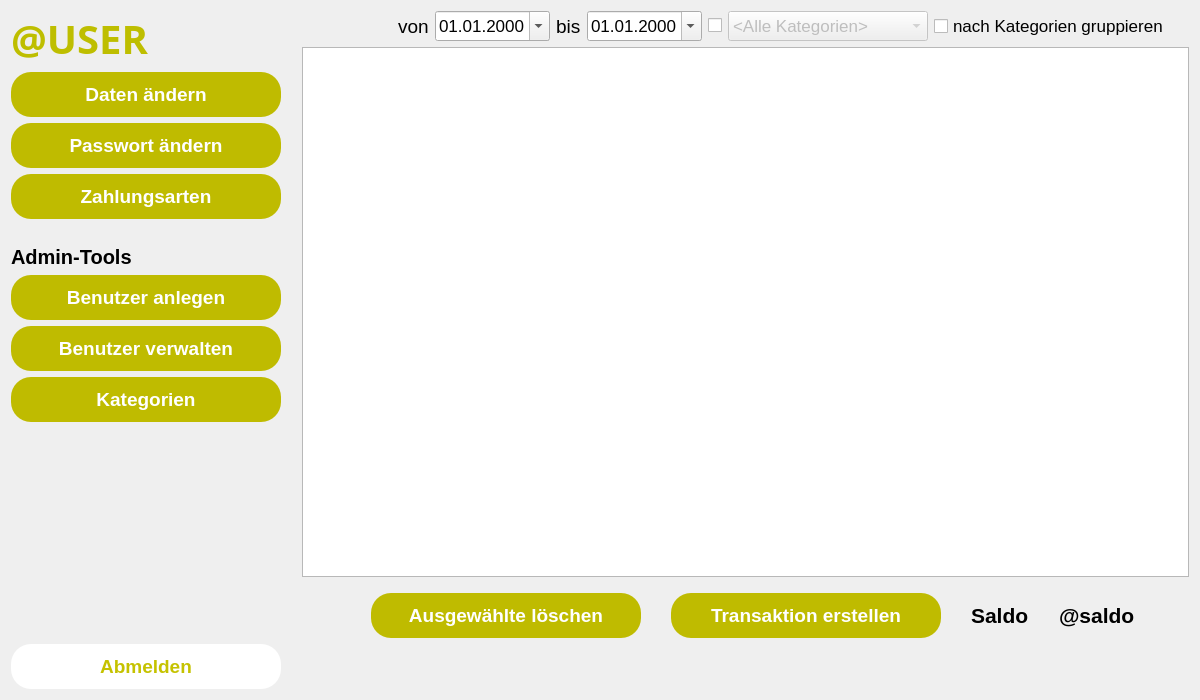
<?xml version="1.0" encoding="UTF-8"?>
<ui version="4.0">
 <class>MenuView</class>
 <widget class="QWidget" name="MenuView">
  <property name="geometry">
   <rect>
    <x>0</x>
    <y>0</y>
    <width>1200</width>
    <height>700</height>
   </rect>
  </property>
  <property name="windowTitle">
   <string>meinHaushalt</string>
  </property>
  <layout class="QVBoxLayout" name="verticalLayout_4">
   <item>
    <layout class="QVBoxLayout" name="verticalLayout_2">
     <item>
      <layout class="QHBoxLayout" name="horizontalLayout">
       <item>
        <layout class="QVBoxLayout" name="verticalLayout">
         <property name="spacing">
          <number>6</number>
         </property>
         <item>
          <widget class="QLabel" name="nameLabel">
           <property name="minimumSize">
            <size>
             <width>270</width>
             <height>0</height>
            </size>
           </property>
           <property name="maximumSize">
            <size>
             <width>270</width>
             <height>16777215</height>
            </size>
           </property>
           <property name="font">
            <font>
             <family>Gear Rosemary</family>
             <pointsize>30</pointsize>
             <weight>75</weight>
             <bold>true</bold>
            </font>
           </property>
           <property name="styleSheet">
            <string notr="true">QLabel {
color: rgb(190, 190, 0)
}</string>
           </property>
           <property name="text">
            <string>@USER</string>
           </property>
          </widget>
         </item>
         <item>
          <widget class="QPushButton" name="infoButton">
           <property name="minimumSize">
            <size>
             <width>270</width>
             <height>45</height>
            </size>
           </property>
           <property name="maximumSize">
            <size>
             <width>270</width>
             <height>45</height>
            </size>
           </property>
           <property name="font">
            <font>
             <pointsize>14</pointsize>
             <weight>75</weight>
             <bold>true</bold>
            </font>
           </property>
           <property name="cursor">
            <cursorShape>PointingHandCursor</cursorShape>
           </property>
           <property name="styleSheet">
            <string notr="true">QPushButton {
color: white;
background-color: rgb(191, 187, 0); 
border-radius: 20px;
border-style: outset;
padding: 10px;
}

QPushButton:disabled {

}

QPushButton:hover {
background: qradialgradient(
cx: 0.3, cy: -0.4, fx: 0.3, fy: -0.4,
radius: 1.35, stop: 0 #fff, stop: 1 rgb(193, 189, 0)
);
}

QPushButton:pressed {
border-style: inset;
background: qradialgradient(
cx: 0.4, cy: -0.1, fx: 0.4, fy: -0.1,
radius: 1.35, stop: 0 #fff, stop: 1 #ddd
);
}

QPushButton:focus {
	border: none;
	outline: none;
}</string>
           </property>
           <property name="text">
            <string>Daten ändern</string>
           </property>
          </widget>
         </item>
         <item>
          <widget class="QPushButton" name="passwordButton">
           <property name="minimumSize">
            <size>
             <width>270</width>
             <height>45</height>
            </size>
           </property>
           <property name="maximumSize">
            <size>
             <width>270</width>
             <height>45</height>
            </size>
           </property>
           <property name="font">
            <font>
             <pointsize>14</pointsize>
             <weight>75</weight>
             <bold>true</bold>
            </font>
           </property>
           <property name="cursor">
            <cursorShape>PointingHandCursor</cursorShape>
           </property>
           <property name="styleSheet">
            <string notr="true">QPushButton {
color: white;
background-color: rgb(191, 187, 0); 
border-radius: 20px;
border-style: outset;
padding: 10px;
}

QPushButton:disabled {

}

QPushButton:hover {
background: qradialgradient(
cx: 0.3, cy: -0.4, fx: 0.3, fy: -0.4,
radius: 1.35, stop: 0 #fff, stop: 1 rgb(193, 189, 0)
);
}

QPushButton:pressed {
border-style: inset;
background: qradialgradient(
cx: 0.4, cy: -0.1, fx: 0.4, fy: -0.1,
radius: 1.35, stop: 0 #fff, stop: 1 #ddd
);
}

QPushButton:focus {
	border: none;
	outline: none;
}</string>
           </property>
           <property name="text">
            <string>Passwort ändern</string>
           </property>
          </widget>
         </item>
         <item>
          <widget class="QPushButton" name="payoptionButton">
           <property name="minimumSize">
            <size>
             <width>270</width>
             <height>45</height>
            </size>
           </property>
           <property name="maximumSize">
            <size>
             <width>270</width>
             <height>45</height>
            </size>
           </property>
           <property name="font">
            <font>
             <pointsize>14</pointsize>
             <weight>75</weight>
             <bold>true</bold>
            </font>
           </property>
           <property name="cursor">
            <cursorShape>PointingHandCursor</cursorShape>
           </property>
           <property name="styleSheet">
            <string notr="true">QPushButton {
color: white;
background-color: rgb(191, 187, 0); 
border-radius: 20px;
border-style: outset;
padding: 10px;
}

QPushButton:disabled {

}

QPushButton:hover {
background: qradialgradient(
cx: 0.3, cy: -0.4, fx: 0.3, fy: -0.4,
radius: 1.35, stop: 0 #fff, stop: 1 rgb(193, 189, 0)
);
}

QPushButton:pressed {
border-style: inset;
background: qradialgradient(
cx: 0.4, cy: -0.1, fx: 0.4, fy: -0.1,
radius: 1.35, stop: 0 #fff, stop: 1 #ddd
);
}

QPushButton:focus {
	border: none;
	outline: none;
}</string>
           </property>
           <property name="text">
            <string>Zahlungsarten</string>
           </property>
          </widget>
         </item>
         <item>
          <layout class="QHBoxLayout" name="horizontalLayout_4">
           <property name="topMargin">
            <number>20</number>
           </property>
           <item>
            <widget class="QLabel" name="adminToolsLabel">
             <property name="font">
              <font>
               <pointsize>15</pointsize>
               <weight>75</weight>
               <bold>true</bold>
              </font>
             </property>
             <property name="text">
              <string>Admin-Tools</string>
             </property>
            </widget>
           </item>
          </layout>
         </item>
         <item>
          <widget class="QPushButton" name="createUserButton">
           <property name="minimumSize">
            <size>
             <width>270</width>
             <height>45</height>
            </size>
           </property>
           <property name="maximumSize">
            <size>
             <width>270</width>
             <height>45</height>
            </size>
           </property>
           <property name="font">
            <font>
             <pointsize>14</pointsize>
             <weight>75</weight>
             <bold>true</bold>
            </font>
           </property>
           <property name="cursor">
            <cursorShape>PointingHandCursor</cursorShape>
           </property>
           <property name="styleSheet">
            <string notr="true">QPushButton {
color: white;
background-color: rgb(191, 187, 0); 
border-radius: 20px;
border-style: outset;
padding: 10px;
}

QPushButton:disabled {

}

QPushButton:hover {
background: qradialgradient(
cx: 0.3, cy: -0.4, fx: 0.3, fy: -0.4,
radius: 1.35, stop: 0 #fff, stop: 1 rgb(193, 189, 0)
);
}

QPushButton:pressed {
border-style: inset;
background: qradialgradient(
cx: 0.4, cy: -0.1, fx: 0.4, fy: -0.1,
radius: 1.35, stop: 0 #fff, stop: 1 #ddd
);
}

QPushButton:focus {
	border: none;
	outline: none;
}</string>
           </property>
           <property name="text">
            <string>Benutzer anlegen</string>
           </property>
          </widget>
         </item>
         <item>
          <widget class="QPushButton" name="manageUserButton">
           <property name="minimumSize">
            <size>
             <width>270</width>
             <height>45</height>
            </size>
           </property>
           <property name="maximumSize">
            <size>
             <width>270</width>
             <height>45</height>
            </size>
           </property>
           <property name="font">
            <font>
             <pointsize>14</pointsize>
             <weight>75</weight>
             <bold>true</bold>
            </font>
           </property>
           <property name="cursor">
            <cursorShape>PointingHandCursor</cursorShape>
           </property>
           <property name="styleSheet">
            <string notr="true">QPushButton {
color: white;
background-color: rgb(191, 187, 0); 
border-radius: 20px;
border-style: outset;
padding: 10px;
}

QPushButton:disabled {

}

QPushButton:hover {
background: qradialgradient(
cx: 0.3, cy: -0.4, fx: 0.3, fy: -0.4,
radius: 1.35, stop: 0 #fff, stop: 1 rgb(193, 189, 0)
);
}

QPushButton:pressed {
border-style: inset;
background: qradialgradient(
cx: 0.4, cy: -0.1, fx: 0.4, fy: -0.1,
radius: 1.35, stop: 0 #fff, stop: 1 #ddd
);
}

QPushButton:focus {
	border: none;
	outline: none;
}</string>
           </property>
           <property name="text">
            <string>Benutzer verwalten</string>
           </property>
          </widget>
         </item>
         <item>
          <widget class="QPushButton" name="categoryButton">
           <property name="minimumSize">
            <size>
             <width>270</width>
             <height>45</height>
            </size>
           </property>
           <property name="maximumSize">
            <size>
             <width>270</width>
             <height>45</height>
            </size>
           </property>
           <property name="font">
            <font>
             <pointsize>14</pointsize>
             <weight>75</weight>
             <bold>true</bold>
            </font>
           </property>
           <property name="cursor">
            <cursorShape>PointingHandCursor</cursorShape>
           </property>
           <property name="styleSheet">
            <string notr="true">QPushButton {
color: white;
background-color: rgb(191, 187, 0); 
border-radius: 20px;
border-style: outset;
padding: 10px;
}

QPushButton:disabled {

}

QPushButton:hover {
background: qradialgradient(
cx: 0.3, cy: -0.4, fx: 0.3, fy: -0.4,
radius: 1.35, stop: 0 #fff, stop: 1 rgb(193, 189, 0)
);
}

QPushButton:pressed {
border-style: inset;
background: qradialgradient(
cx: 0.4, cy: -0.1, fx: 0.4, fy: -0.1,
radius: 1.35, stop: 0 #fff, stop: 1 #ddd
);
}

QPushButton:focus {
	border: none;
	outline: none;
}</string>
           </property>
           <property name="text">
            <string>Kategorien</string>
           </property>
          </widget>
         </item>
         <item>
          <spacer name="verticalSpacer">
           <property name="orientation">
            <enum>Qt::Vertical</enum>
           </property>
           <property name="sizeHint" stdset="0">
            <size>
             <width>20</width>
             <height>40</height>
            </size>
           </property>
          </spacer>
         </item>
        </layout>
       </item>
       <item>
        <layout class="QVBoxLayout" name="verticalLayout_3">
         <property name="leftMargin">
          <number>15</number>
         </property>
         <item>
          <layout class="QHBoxLayout" name="horizontalLayout_7">
           <property name="rightMargin">
            <number>20</number>
           </property>
           <item>
            <layout class="QHBoxLayout" name="horizontalLayout_2">
             <item>
              <spacer name="horizontalSpacer">
               <property name="orientation">
                <enum>Qt::Horizontal</enum>
               </property>
               <property name="sizeHint" stdset="0">
                <size>
                 <width>40</width>
                 <height>20</height>
                </size>
               </property>
              </spacer>
             </item>
             <item>
              <widget class="QLabel" name="label">
               <property name="font">
                <font>
                 <pointsize>14</pointsize>
                </font>
               </property>
               <property name="text">
                <string>von</string>
               </property>
              </widget>
             </item>
             <item>
              <widget class="QDateEdit" name="fromDate">
               <property name="minimumSize">
                <size>
                 <width>115</width>
                 <height>30</height>
                </size>
               </property>
               <property name="maximumSize">
                <size>
                 <width>115</width>
                 <height>30</height>
                </size>
               </property>
               <property name="font">
                <font>
                 <pointsize>13</pointsize>
                </font>
               </property>
               <property name="displayFormat">
                <string>dd.MM.yyyy</string>
               </property>
               <property name="calendarPopup">
                <bool>true</bool>
               </property>
              </widget>
             </item>
             <item>
              <widget class="QLabel" name="label_2">
               <property name="font">
                <font>
                 <pointsize>14</pointsize>
                 <weight>50</weight>
                 <bold>false</bold>
                </font>
               </property>
               <property name="text">
                <string>bis</string>
               </property>
              </widget>
             </item>
             <item>
              <widget class="QDateEdit" name="toDate">
               <property name="minimumSize">
                <size>
                 <width>115</width>
                 <height>30</height>
                </size>
               </property>
               <property name="maximumSize">
                <size>
                 <width>115</width>
                 <height>30</height>
                </size>
               </property>
               <property name="font">
                <font>
                 <pointsize>13</pointsize>
                </font>
               </property>
               <property name="displayFormat">
                <string>dd.MM.yyyy</string>
               </property>
               <property name="calendarPopup">
                <bool>true</bool>
               </property>
              </widget>
             </item>
            </layout>
           </item>
           <item>
            <widget class="QCheckBox" name="categoryCheckBox">
             <property name="text">
              <string/>
             </property>
            </widget>
           </item>
           <item>
            <widget class="QComboBox" name="categoryComboBox">
             <property name="enabled">
              <bool>false</bool>
             </property>
             <property name="minimumSize">
              <size>
               <width>200</width>
               <height>30</height>
              </size>
             </property>
             <property name="maximumSize">
              <size>
               <width>200</width>
               <height>30</height>
              </size>
             </property>
             <property name="font">
              <font>
               <pointsize>13</pointsize>
              </font>
             </property>
             <property name="currentText">
              <string>&lt;Alle Kategorien&gt;</string>
             </property>
             <item>
              <property name="text">
               <string>&lt;Alle Kategorien&gt;</string>
              </property>
             </item>
            </widget>
           </item>
           <item>
            <widget class="QCheckBox" name="groupCheckBox">
             <property name="font">
              <font>
               <pointsize>13</pointsize>
              </font>
             </property>
             <property name="text">
              <string>nach Kategorien gruppieren</string>
             </property>
            </widget>
           </item>
          </layout>
         </item>
         <item>
          <widget class="QTableView" name="transactionsTable">
           <property name="font">
            <font>
             <pointsize>12</pointsize>
            </font>
           </property>
           <property name="alternatingRowColors">
            <bool>true</bool>
           </property>
           <property name="selectionMode">
            <enum>QAbstractItemView::ExtendedSelection</enum>
           </property>
           <property name="selectionBehavior">
            <enum>QAbstractItemView::SelectRows</enum>
           </property>
           <attribute name="horizontalHeaderMinimumSectionSize">
            <number>125</number>
           </attribute>
           <attribute name="horizontalHeaderHighlightSections">
            <bool>false</bool>
           </attribute>
           <attribute name="horizontalHeaderStretchLastSection">
            <bool>true</bool>
           </attribute>
          </widget>
         </item>
         <item>
          <layout class="QHBoxLayout" name="horizontalLayout_5">
           <property name="spacing">
            <number>30</number>
           </property>
           <property name="leftMargin">
            <number>20</number>
           </property>
           <property name="topMargin">
            <number>10</number>
           </property>
           <property name="rightMargin">
            <number>20</number>
           </property>
           <item>
            <spacer name="horizontalSpacer_3">
             <property name="orientation">
              <enum>Qt::Horizontal</enum>
             </property>
             <property name="sizeHint" stdset="0">
              <size>
               <width>40</width>
               <height>20</height>
              </size>
             </property>
            </spacer>
           </item>
           <item>
            <layout class="QHBoxLayout" name="horizontalLayout_6">
             <item>
              <widget class="QPushButton" name="DeleteButton">
               <property name="minimumSize">
                <size>
                 <width>270</width>
                 <height>45</height>
                </size>
               </property>
               <property name="maximumSize">
                <size>
                 <width>270</width>
                 <height>45</height>
                </size>
               </property>
               <property name="font">
                <font>
                 <pointsize>14</pointsize>
                 <weight>75</weight>
                 <bold>true</bold>
                </font>
               </property>
               <property name="cursor">
                <cursorShape>PointingHandCursor</cursorShape>
               </property>
               <property name="styleSheet">
                <string notr="true">QPushButton {
color: white;
background-color: rgb(191, 187, 0); 
border-radius: 20px;
border-style: outset;
padding: 10px;
}

QPushButton:disabled {

}

QPushButton:hover {
background: qradialgradient(
cx: 0.3, cy: -0.4, fx: 0.3, fy: -0.4,
radius: 1.35, stop: 0 #fff, stop: 1 rgb(193, 189, 0)
);
}

QPushButton:pressed {
border-style: inset;
background: qradialgradient(
cx: 0.4, cy: -0.1, fx: 0.4, fy: -0.1,
radius: 1.35, stop: 0 #fff, stop: 1 #ddd
);
}

QPushButton:focus {
	border: none;
	outline: none;
}</string>
               </property>
               <property name="text">
                <string>Ausgewählte löschen</string>
               </property>
              </widget>
             </item>
             <item>
              <widget class="QPushButton" name="transactionButton">
               <property name="minimumSize">
                <size>
                 <width>270</width>
                 <height>45</height>
                </size>
               </property>
               <property name="maximumSize">
                <size>
                 <width>270</width>
                 <height>45</height>
                </size>
               </property>
               <property name="font">
                <font>
                 <pointsize>14</pointsize>
                 <weight>75</weight>
                 <bold>true</bold>
                </font>
               </property>
               <property name="cursor">
                <cursorShape>PointingHandCursor</cursorShape>
               </property>
               <property name="styleSheet">
                <string notr="true">QPushButton {
color: white;
background-color: rgb(191, 187, 0); 
border-radius: 20px;
border-style: outset;
padding: 10px;
}

QPushButton:disabled {

}

QPushButton:hover {
background: qradialgradient(
cx: 0.3, cy: -0.4, fx: 0.3, fy: -0.4,
radius: 1.35, stop: 0 #fff, stop: 1 rgb(193, 189, 0)
);
}

QPushButton:pressed {
border-style: inset;
background: qradialgradient(
cx: 0.4, cy: -0.1, fx: 0.4, fy: -0.1,
radius: 1.35, stop: 0 #fff, stop: 1 #ddd
);
}

QPushButton:focus {
	border: none;
	outline: none;
}</string>
               </property>
               <property name="text">
                <string>Transaktion erstellen</string>
               </property>
              </widget>
             </item>
             <item>
              <widget class="QLabel" name="saldoLabel">
               <property name="font">
                <font>
                 <pointsize>16</pointsize>
                 <weight>75</weight>
                 <bold>true</bold>
                </font>
               </property>
               <property name="text">
                <string>Saldo</string>
               </property>
              </widget>
             </item>
             <item>
              <widget class="QLabel" name="saldoAmountLabel">
               <property name="minimumSize">
                <size>
                 <width>110</width>
                 <height>0</height>
                </size>
               </property>
               <property name="font">
                <font>
                 <pointsize>16</pointsize>
                 <weight>75</weight>
                 <bold>true</bold>
                </font>
               </property>
               <property name="text">
                <string>@saldo</string>
               </property>
              </widget>
             </item>
            </layout>
           </item>
          </layout>
         </item>
        </layout>
       </item>
      </layout>
     </item>
     <item>
      <layout class="QHBoxLayout" name="horizontalLayout_3">
       <property name="spacing">
        <number>6</number>
       </property>
       <item>
        <widget class="QPushButton" name="logoutButton">
         <property name="minimumSize">
          <size>
           <width>270</width>
           <height>45</height>
          </size>
         </property>
         <property name="maximumSize">
          <size>
           <width>270</width>
           <height>45</height>
          </size>
         </property>
         <property name="font">
          <font>
           <pointsize>14</pointsize>
           <weight>75</weight>
           <bold>true</bold>
          </font>
         </property>
         <property name="cursor">
          <cursorShape>PointingHandCursor</cursorShape>
         </property>
         <property name="styleSheet">
          <string notr="true">QPushButton {
color: rgb(197, 194, 0);
background-color: white; 
border-radius: 20px;
border-style: outset;
padding: 10px;
}

QPushButton:disabled {

}

QPushButton:hover {
background: qradialgradient(
cx: 0.3, cy: -0.4, fx: 0.3, fy: -0.4,
radius: 1.35, stop: 0 #fff, stop: 1 grey
);
}

QPushButton:pressed {
border-style: inset;
background: qradialgradient(
cx: 0.4, cy: -0.1, fx: 0.4, fy: -0.1,
radius: 1.35, stop: 0 #fff, stop: 1 #ddd
);
}

QPushButton:focus {
	border: none;
	outline: none;
}</string>
         </property>
         <property name="text">
          <string>Abmelden</string>
         </property>
        </widget>
       </item>
       <item>
        <spacer name="horizontalSpacer_2">
         <property name="orientation">
          <enum>Qt::Horizontal</enum>
         </property>
         <property name="sizeHint" stdset="0">
          <size>
           <width>40</width>
           <height>20</height>
          </size>
         </property>
        </spacer>
       </item>
      </layout>
     </item>
    </layout>
   </item>
  </layout>
 </widget>
 <resources/>
 <connections/>
</ui>
